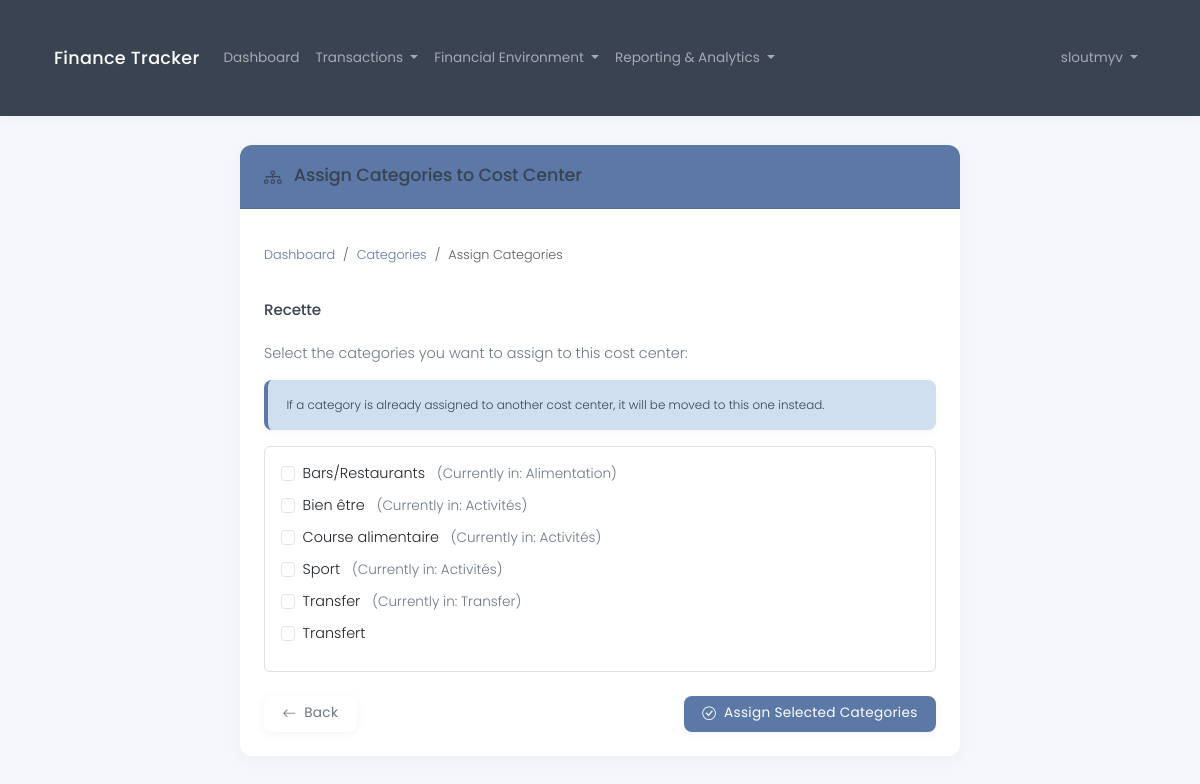
/en/financial/cost-center/4/assign/ (signed in), run on the app's committed database.
### core/models.py (models this page shows, shortened)
class CostCenter(models.Model):
    tax_household = models.ForeignKey(
        TaxHousehold,
        on_delete=models.CASCADE,
        related_name='cost_centers',
        help_text=_("The tax household this cost center belongs to")
    )
    name = models.CharField(
        max_length=100,
        help_text=_("Cost center name")
    )
    color = models.CharField(
        max_length=20,
        default="#7295d8",
        help_text=_("Color code for the cost center (hex format)")
    )
    created_at = models.DateTimeField(auto_now_add=True)
    updated_at = models.DateTimeField(auto_now=True)
    class Meta:
        ordering = ['name']
        verbose_name = _("Cost Center")
        verbose_name_plural = _("Cost Centers")

class TransactionCategory(models.Model):
    tax_household = models.ForeignKey(
        TaxHousehold,
        on_delete=models.CASCADE,
        related_name='transaction_categories',
        help_text=_("The tax household this category belongs to")
    )
    cost_center = models.ForeignKey(
        CostCenter,
        on_delete=models.SET_NULL,
        related_name='categories',
        null=True,
        blank=True,
        help_text=_("The cost center this category belongs to (optional)")
    )
    name = models.CharField(
        max_length=100,
        help_text=_("Category name")
    )
    created_at = models.DateTimeField(auto_now_add=True)
    updated_at = models.DateTimeField(auto_now=True)
    class Meta:
        ordering = ['name']
        verbose_name = _("Transaction Category")
        verbose_name_plural = _("Transaction Categories")

### core/views.py (the view, shortened to what this page needs)
# urls.py: path('financial/cost-center/<int:pk>/assign/', views.assign_categories_to_cost_center, name='cost_center_assign_categories'),
@login_required
def assign_categories_to_cost_center(request, pk):
    cost_center = get_object_or_404(CostCenter, pk=pk)
    if cost_center.tax_household.user != request.user:
        messages.error(request, "You don't have permission to modify this cost center.")
        return redirect('category_list')
    available_categories = TransactionCategory.objects.filter(
        tax_household=cost_center.tax_household
    ).exclude(
        cost_center=cost_center
    ).order_by('name')
    return render(request, 'financial/cost_center_assign_categories.html', {
        'cost_center': cost_center,
        'available_categories': available_categories
    })

### core/context_processors.py (called while the page is built)
def language_context(request):
    language_code = getattr(request, 'LANGUAGE_CODE', settings.LANGUAGE_CODE)
    return {
        'LANGUAGE_CODE': language_code,
        'LANGUAGES': settings.LANGUAGES,
    }

### templates/financial/cost_center_assign_categories.html (shortened to what this page needs)
{% extends 'base.html' %}
{% load i18n_extras %}
{% block content %}
<div class="row">
    <div class="col-md-8 offset-md-2">
        <div class="card">
            <div class="card-header bg-primary text-white">
                <h4 class="mb-0"><i class="bi bi-diagram-3 me-2"></i> {% translate_json "Assign Categories to Cost Center" %}</h4>
            </div>
            <div class="card-body">
                <nav aria-label="breadcrumb" class="mb-4">
                    <ol class="breadcrumb">
                        <li class="breadcrumb-item"><a href="{% url 'dashboard' %}">{% translate_json "Dashboard" %}</a></li>
                        <li class="breadcrumb-item"><a href="{% url 'category_list' %}">{% translate_json "Categories" %}</a></li>
                        <li class="breadcrumb-item active" aria-current="page">{% translate_json "Assign Categories" %}</li>
                    </ol>
                </nav>
                <div class="mb-4">
                    <div class="d-flex align-items-center mb-3">
                        <h5 class="mb-0">{{ cost_center.name }}</h5>
                    </div>
                </div>
                {% if available_categories %}
                    <form method="post">
                        <div class="mb-4">
                            <p>{% translate_json "Select the categories you want to assign to this cost center:" %}</p>
                            <div class="alert alert-info">
                                <small>{% translate_json "If a category is already assigned to another cost center, it will be moved to this one instead." %}</small>
                            </div>
                            <div class="border rounded p-3 mb-3" style="max-height: 300px; overflow-y: auto;">
                                {% for category in available_categories %}
                                    <div class="form-check mb-2">
                                        <input class="form-check-input" type="checkbox" name="categories" value="{{ category.id }}" id="category_{{ category.id }}">
                                        <label class="form-check-label" for="category_{{ category.id }}">
                                            {{ category.name }}
                                            {% if category.cost_center %}
                                                <span class="text-muted ms-2">({% translate_json "Currently in" %}: {{ category.cost_center.name }})</span>
                                            {% endif %}
                                        </label>
                                    </div>
                                {% endfor %}
                            </div>
                        </div>
                        <div class="d-flex justify-content-between">
                            <a href="{% url 'category_list' %}" class="btn btn-outline-secondary">
                                <i class="bi bi-arrow-left me-1"></i> {% translate_json "Back" %}
                            </a>
                            <button type="submit" class="btn btn-primary">
                                <i class="bi bi-check-circle me-1"></i> {% translate_json "Assign Selected Categories" %}
                            </button>
                        </div>
                    </form>
                {% endif %}
            </div>
        </div>
    </div>
</div>
{% endblock %}

### templates/base.html (shortened to what this page needs)
{% load i18n %}
{% load i18n_extras %}
{% load static %}
<!DOCTYPE html>
<html lang="{{ LANGUAGE_CODE }}">
<head>
    <link href="https://cdn.jsdelivr.net/npm/bootstrap@5.3.2/dist/css/bootstrap.min.css" rel="stylesheet">
    <link rel="stylesheet" href="https://cdn.jsdelivr.net/npm/bootstrap-icons@1.11.3/font/bootstrap-icons.min.css">
    <link rel="stylesheet" href="{% static 'css/custom.css' %}">
</head>
<body>
    <nav class="navbar navbar-expand-lg navbar-dark bg-dark">
        <div class="container">
            <a class="navbar-brand" href="{% url 'home' %}">{% translate_json "Finance Tracker" %}</a>
            <div class="collapse navbar-collapse" id="navbarNav">
                <ul class="navbar-nav me-auto">
                    {% if user.is_authenticated %}
                        <li class="nav-item">
                            <a class="nav-link" href="{% url 'dashboard' %}">{% translate_json "Dashboard" %}</a>
                        </li>
                        <li class="nav-item dropdown">
                            <a class="nav-link dropdown-toggle" href="#" id="transactionsDropdown" role="button" data-bs-toggle="dropdown">
                                {% translate_json "Transactions" %}
                            </a>
                        </li>
                        <li class="nav-item dropdown">
                            <a class="nav-link dropdown-toggle" href="#" id="financialDropdown" role="button" data-bs-toggle="dropdown">
                                {% translate_json "Financial Environment" %}
                            </a>
                        </li>
                        <li class="nav-item dropdown">
                            <a class="nav-link dropdown-toggle" href="#" id="analyticsDropdown" role="button" data-bs-toggle="dropdown">
                                {% translate_json "Reporting & Analytics" %}
                            </a>
                        </li>
                    {% endif %}
                </ul>
                <ul class="navbar-nav ms-auto">
                    {% if user.is_authenticated %}
                        <li class="nav-item dropdown">
                            <a class="nav-link dropdown-toggle" href="#" id="navbarDropdown" role="button" data-bs-toggle="dropdown">
                                {{ user.username }}
                            </a>
                        </li>
                    {% else %}
                        <li class="nav-item">
                            <a class="nav-link" href="{% url 'login' %}">{% translate_json "Login" %}</a>
                        </li>
                    {% endif %}
                </ul>
            </div>
        </div>
    </nav>
    <div class="container">
        {% block content %}{% endblock %}
    </div>
</body>
</html>

### static/css/custom.css (style rules this page uses)
:root { --primary: #5b78a7; --primary-light: #d0dff0; --primary-hover: #4a6791; --secondary: #8a92a9; --secondary-light: #ebeef5; --accent: #b38d97; --accent-light: #f4e8eb; --success: #7ba59a; --success-light: #e1eeeb; --success-hover: #6a9188; --warning: #c2b091; --warning-light: #f5f1e8; --danger: #a97e7e; --danger-light: #f1e5e5; --dark: #394352; --medium: #6b7686; --light: #f5f7fa; --white: #ffffff; --shadow: rgba(145, 155, 174, 0.08); --font-body: 'Poppins', -apple-system, BlinkMacSystemFont, sans-serif; --transition: all 0.3s ease; }
body { font-family: var(--font-body); color: var(--dark); background-color: var(--light); line-height: 1.5; font-weight: 300; font-size: 0.9rem; }
h1, h2, h3, h4, h5, h6 { font-weight: 500; letter-spacing: -0.01em; color: var(--dark); }
p { font-size: 0.9rem; font-weight: 300; color: var(--medium); }
.navbar { box-shadow: 0 2px 15px var(--shadow); padding: 0.7rem 1rem; }
.navbar.navbar-dark.bg-dark { background-color: var(--dark) !important; }
.navbar-brand { font-weight: 500; letter-spacing: 0.3px; font-size: 1.1rem; }
.navbar-nav .nav-link { font-weight: 400; padding: 0.5rem 1rem; transition: var(--transition); font-size: 0.85rem; }
.card { border: none; border-radius: 12px; box-shadow: 0 5px 20px var(--shadow); transition: var(--transition); margin-bottom: 24px; background-color: var(--white); }
.card-header { background-color: var(--white); border-bottom: 1px solid rgba(0,0,0,0.05); padding: 1.25rem 1.5rem; border-radius: 12px 12px 0 0 !important; font-weight: 500; font-size: 0.95rem; }
.card-header.bg-primary { background-color: var(--primary) !important; color: var(--white); }
.card-body { padding: 1.5rem; }
.btn { border-radius: 8px; padding: 0.45rem 1.15rem; font-weight: 400; letter-spacing: 0.3px; transition: var(--transition); border: none; box-shadow: 0 2px 10px rgba(0,0,0,0.05); font-size: 0.85rem; }
.btn-primary { background-color: var(--primary); color: var(--white); }
.alert { border: none; border-radius: 8px; padding: 0.9rem 1.15rem; box-shadow: 0 3px 10px var(--shadow); font-size: 0.85rem; }
.alert-info { background-color: var(--primary-light); color: var(--dark); border-left: 4px solid var(--primary); }
.bi { vertical-align: -0.125em; }
.text-muted { color: var(--medium) !important; font-size: 0.85rem; }
.breadcrumb { background-color: transparent; padding: 0.75rem 0; font-size: 0.8rem; }
.breadcrumb-item a { color: var(--primary); text-decoration: none; }
.container { padding: 1.8rem 1.5rem; }
h4 { font-size: 1.1rem; }
h5 { font-size: 0.95rem; }
.bg-primary { background-color: var(--primary) !important; }
@media (min-width: 992px) { .container { max-width: 960px; } }
@media (min-width: 1200px) { .container { max-width: 1140px; } }

### data on the page
CostCenter: name "Recette"
TransactionCategory: name "Bars/Restaurants", cost_center.name "Alimentation"
TransactionCategory: name "Bien être", cost_center.name "Activités"
TransactionCategory: name "Course alimentaire", cost_center.name "Activités"
TransactionCategory: name "Sport", cost_center.name "Activités"
TransactionCategory: name "Transfer", cost_center.name "Transfer"
TransactionCategory: name "Transfert"

### other printed values
{{ user.username }} "sloutmyv"
